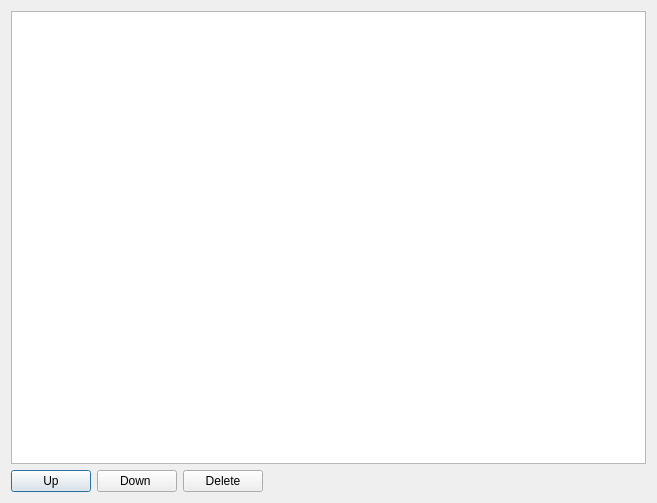
<?xml version="1.0" encoding="UTF-8"?>
<ui version="4.0">
 <class>TableBlock</class>
 <widget class="QDialog" name="TableBlock">
  <property name="geometry">
   <rect>
    <x>0</x>
    <y>0</y>
    <width>657</width>
    <height>503</height>
   </rect>
  </property>
  <property name="windowTitle">
   <string>Dialog</string>
  </property>
  <layout class="QGridLayout" name="gridLayout">
   <item row="0" column="0">
    <widget class="QTableWidget" name="tableWidget"/>
   </item>
   <item row="1" column="0">
    <layout class="QHBoxLayout" name="horizontalLayout">
     <item>
      <widget class="QPushButton" name="UpGraphButton">
       <property name="text">
        <string>Up</string>
       </property>
      </widget>
     </item>
     <item>
      <widget class="QPushButton" name="DownGraphButton">
       <property name="text">
        <string>Down </string>
       </property>
      </widget>
     </item>
     <item>
      <widget class="QPushButton" name="DelButton">
       <property name="text">
        <string>Delete</string>
       </property>
      </widget>
     </item>
     <item>
      <spacer name="horizontalSpacer">
       <property name="orientation">
        <enum>Qt::Horizontal</enum>
       </property>
       <property name="sizeHint" stdset="0">
        <size>
         <width>314</width>
         <height>20</height>
        </size>
       </property>
      </spacer>
     </item>
    </layout>
   </item>
  </layout>
 </widget>
 <resources/>
 <connections/>
</ui>
